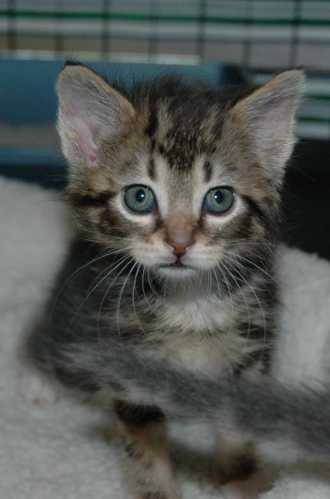
#> input picture DAY2/cat_dog_classifier/test1/1005.jpg, 330 x 499 px
$ python -i train_models.py   (imports and definitions only)
#> lines starting #> are read from the running program, lines starting #| are printed output that depends on the picture
import cv2
import numpy as np
import pickle
from pathlib import Path
from sklearn.model_selection import train_test_split
from sklearn.svm import SVC
from sklearn.ensemble import RandomForestClassifier
from sklearn.linear_model import LogisticRegression
from sklearn.cluster import KMeans
from sklearn.preprocessing import StandardScaler
from sklearn.metrics import accuracy_score
from datasets import load_dataset as hf_load_dataset
from skimage.feature import hog

BASE_DIR = Path(__file__).parent

def extract_features(img):
    """Extract HOG + color histogram features"""
    img = cv2.resize(img, (64, 64))
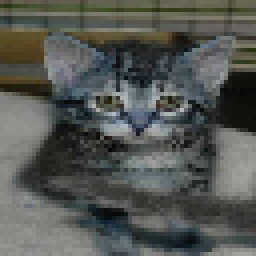
#> img: shape (64, 64, 3) (shown 4 times larger); mean of channels 0, 1, 2 83.6, 87.4, 84.4; drawn as B, G, R
    gray = cv2.cvtColor(img, cv2.COLOR_RGB2GRAY)
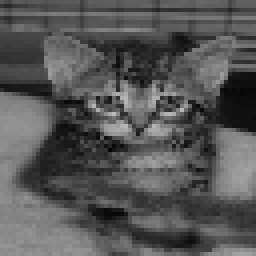
#> gray: shape (64, 64) (shown 4 times larger); min 4, max 188, mean 85.9

    # HOG features
    hog_feat=hog(gray, orientations=9, pixels_per_cell=(8, 8),cells_per_block=(2, 2),feature_vector=True)
#> hog_feat = 1764 values, max 0.363 at index 1525, min 0 at index 1, mean 0.14

    # Color histogram
    hsv = cv2.cvtColor(img, cv2.COLOR_RGB2HSV)
#> hsv: shape (64, 64, 3); mean H, S, V 57.8, 35.9, 89.7
    hist_h = cv2.calcHist([hsv], [0], None, [16], [0, 180]).flatten()
#> hist_h = [426, 630, 250, 535, 58, 56, 130, 1254, 573, 93, 29, 2, 2, 3, 12, 43]
    hist_s = cv2.calcHist([hsv], [1], None, [16], [0, 256]).flatten()
#> hist_s = [1548, 888, 549, 418, 210, 134, 114, 64, 65, 74, 24, 7, 0, 1, 0, 0]
    hist_h = hist_h / (hist_h.sum() + 1e-7)
#> hist_h = [0.104, 0.154, 0.061, 0.131, 0.0142, 0.0137, 0.0317, 0.306, 0.14, 0.0227, 0.00708, 0.000488, 0.000488, 0.000732, 0.00293, 0.0105]
    hist_s = hist_s / (hist_s.sum() + 1e-7)
#> hist_s = [0.378, 0.217, 0.134, 0.102, 0.0513, 0.0327, 0.0278, 0.0156, 0.0159, 0.0181, 0.00586, 0.00171, 0, 0.000244, 0, 0]

    return np.concatenate([hog_feat, hist_h, hist_s])

# [73 lines left out: functions load_dataset, train_models, save_models, not called in this run]

# [15 lines not run here, left out]

>>> import cv2
>>> picture = cv2.cvtColor(cv2.imread('test1/1005.jpg'), cv2.COLOR_BGR2RGB)
>>> result = extract_features(picture)
#> result = 1796 values, max 0.378 at index 1780, min 0 at index 1, mean 0.139

$ run again, on DAY2/cat_dog_classifier/test1/10058.jpg
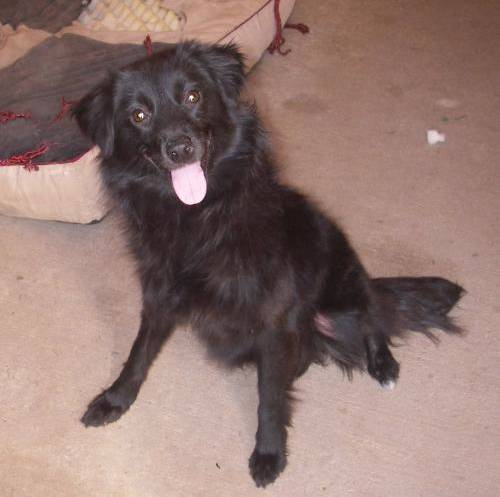
#> input picture DAY2/cat_dog_classifier/test1/10058.jpg, 500 x 497 px
#> in extract_features, `img = cv2.resize(img, (64, 64))`:
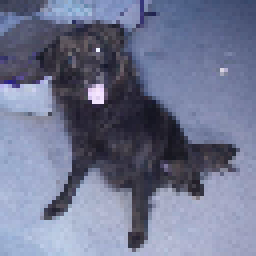
#> img: shape (64, 64, 3) (shown 4 times larger); mean of channels 0, 1, 2 143.7, 117.5, 111.8; drawn as B, G, R
#> in extract_features, `gray = cv2.cvtColor(img, cv2.COLOR_RGB2GRAY)`:
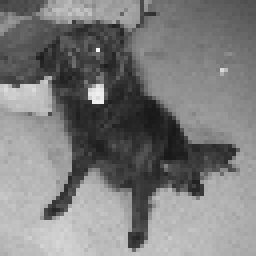
#> gray: shape (64, 64) (shown 4 times larger); min 24, max 245, mean 124.7
#> hog_feat = 1764 values, max 0.463 at index 697, min 0 at index 190, mean 0.135
#> hsv: shape (64, 64, 3); mean H, S, V 46.9, 60.1, 143.8
#> in extract_features, `hist_h = cv2.calcHist([hsv], [0], None, [16], [0, 180]).flatten()`: hist_h = [3007, 81, 0, 0, 0, 0, 0, 0, 0, 0, 1, 3, 18, 39, 136, 811]
#> in extract_features, `hist_s = cv2.calcHist([hsv], [1], None, [16], [0, 256]).flatten()`: hist_s = [6, 132, 1100, 1262, 937, 461, 167, 18, 7, 3, 2, 0, 1, 0, 0, 0]
#> in extract_features, `hist_h = hist_h / (hist_h.sum() + 1e-7)`: hist_h = [0.734, 0.0198, 0, 0, 0, 0, 0, 0, 0, 0, 0.000244, 0.000732, 0.00439, 0.00952, 0.0332, 0.198]
#> in extract_features, `hist_s = hist_s / (hist_s.sum() + 1e-7)`: hist_s = [0.00146, 0.0322, 0.269, 0.308, 0.229, 0.113, 0.0408, 0.00439, 0.00171, 0.000732, 0.000488, 0, 0.000244, 0, 0, 0]
#> result = 1796 values, max 0.734 at index 1764, min 0 at index 190, mean 0.134

$ run again, on DAY2/cat_dog_classifier/test1/10173.jpg
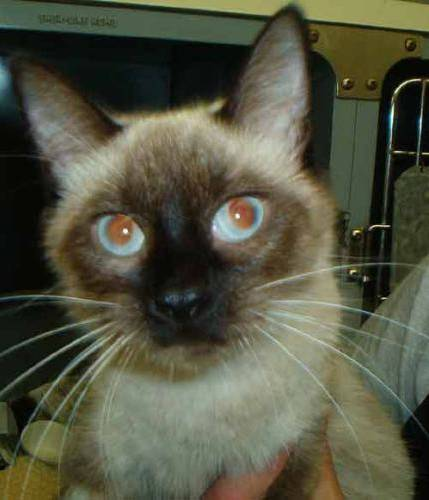
#> input picture DAY2/cat_dog_classifier/test1/10173.jpg, 429 x 500 px
#> in extract_features, `img = cv2.resize(img, (64, 64))`:
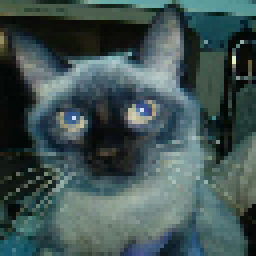
#> img: shape (64, 64, 3) (shown 4 times larger); mean of channels 0, 1, 2 83.1, 84, 65.2; drawn as B, G, R
#> in extract_features, `gray = cv2.cvtColor(img, cv2.COLOR_RGB2GRAY)`:
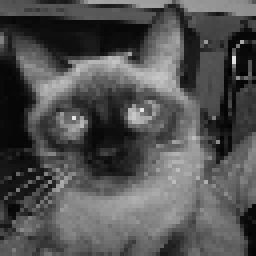
#> gray: shape (64, 64) (shown 4 times larger); min 1, max 226, mean 81.6
#> hog_feat = 1764 values, max 0.362 at index 40, min 0 at index 10, mean 0.137
#> hsv: shape (64, 64, 3); mean H, S, V 40.1, 82, 87.7
#> in extract_features, `hist_h = cv2.calcHist([hsv], [0], None, [16], [0, 180]).flatten()`: hist_h = [102, 718, 1128, 878, 544, 200, 164, 187, 89, 26, 29, 6, 5, 1, 7, 12]
#> in extract_features, `hist_s = cv2.calcHist([hsv], [1], None, [16], [0, 256]).flatten()`: hist_s = [80, 392, 660, 572, 566, 447, 391, 284, 231, 170, 104, 100, 45, 24, 10, 20]
#> in extract_features, `hist_h = hist_h / (hist_h.sum() + 1e-7)`: hist_h = [0.0249, 0.175, 0.275, 0.214, 0.133, 0.0488, 0.04, 0.0457, 0.0217, 0.00635, 0.00708, 0.00146, 0.00122, 0.000244, 0.00171, 0.00293]
#> in extract_features, `hist_s = hist_s / (hist_s.sum() + 1e-7)`: hist_s = [0.0195, 0.0957, 0.161, 0.14, 0.138, 0.109, 0.0955, 0.0693, 0.0564, 0.0415, 0.0254, 0.0244, 0.011, 0.00586, 0.00244, 0.00488]
#> result = 1796 values, max 0.362 at index 40, min 0 at index 10, mean 0.135

$ run again, on DAY2/cat_dog_classifier/test1/10386.jpg
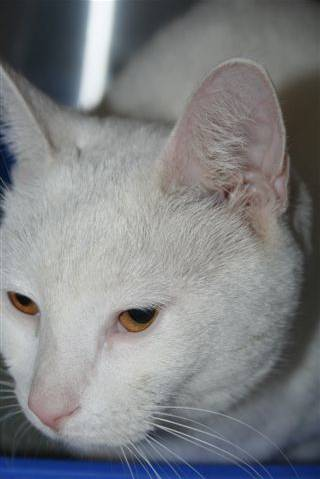
#> input picture DAY2/cat_dog_classifier/test1/10386.jpg, 320 x 479 px
#> in extract_features, `img = cv2.resize(img, (64, 64))`:
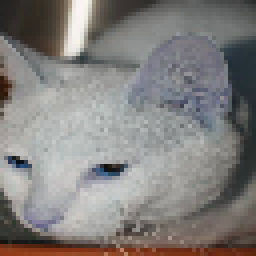
#> img: shape (64, 64, 3) (shown 4 times larger); mean of channels 0, 1, 2 126.2, 128, 130.5; drawn as B, G, R
#> in extract_features, `gray = cv2.cvtColor(img, cv2.COLOR_RGB2GRAY)`:
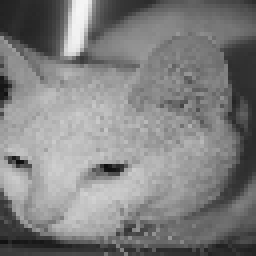
#> gray: shape (64, 64) (shown 4 times larger); min 14, max 245, mean 127.8
#> hog_feat = 1764 values, max 0.47 at index 72, min 0 at index 3, mean 0.136
#> hsv: shape (64, 64, 3); mean H, S, V 68.6, 27.1, 134.3
#> in extract_features, `hist_h = cv2.calcHist([hsv], [0], None, [16], [0, 180]).flatten()`: hist_h = [423, 310, 387, 350, 324, 73, 325, 161, 524, 941, 117, 12, 7, 15, 20, 107]
#> in extract_features, `hist_s = cv2.calcHist([hsv], [1], None, [16], [0, 256]).flatten()`: hist_s = [2435, 682, 329, 199, 166, 86, 19, 13, 6, 9, 12, 22, 61, 55, 2, 0]
#> in extract_features, `hist_h = hist_h / (hist_h.sum() + 1e-7)`: hist_h = [0.103, 0.0757, 0.0945, 0.0854, 0.0791, 0.0178, 0.0793, 0.0393, 0.128, 0.23, 0.0286, 0.00293, 0.00171, 0.00366, 0.00488, 0.0261]
#> in extract_features, `hist_s = hist_s / (hist_s.sum() + 1e-7)`: hist_s = [0.594, 0.167, 0.0803, 0.0486, 0.0405, 0.021, 0.00464, 0.00317, 0.00146, 0.0022, 0.00293, 0.00537, 0.0149, 0.0134, 0.000488, 0]
#> result = 1796 values, max 0.594 at index 1780, min 0 at index 3, mean 0.135
